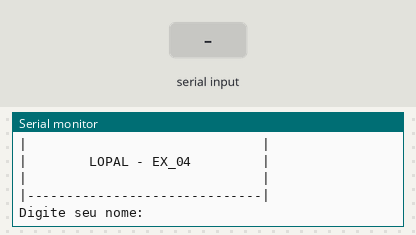
The sketch below on a simulated Arduino Uno, built with avr-gcc and run on an emulated ATmega328P. Shown: the last lines printed to the serial monitor. The inputs (shaded band) are chosen by the test bench.

Above: at 1.2 s.
1.3 s: "90,45\n" received over Serial
At 2.6 s:
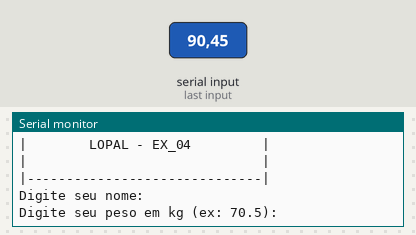
3.3 s: "30,150\n" received over Serial
At 4.9 s:
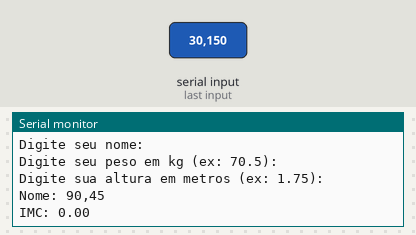

The sketch:

04_calculo_do_imc1.ino
```cpp
//Faça um programa que receba o nome, o peso e a altura de uma
//pessoa. Calcule e imprima o nome e o IMC dessa pessoa - IMC = peso / (altura * altura).
// Variáveis

void setup()
{
  Serial.begin(9600); // Inicia a comunicação serial
}

String nome = "";
float peso = 0;
float altura = 0;
float imc = 0;

void loop()
{
  //cabeçalho
  Serial.println ("|------------------------------|");//primeira linha
  Serial.println ("|                              |");//segunda linha
  Serial.println ("|        LOPAL - EX_04         |");//terceira linha
  Serial.println ("|                              |");//quarta linha
  Serial.println ("|------------------------------|");//quinta linha

  // Entrada
  Serial.println("Digite seu nome:");
  while (!Serial.available()) {}
  nome = Serial.readStringUntil('\n');
  nome.trim();
  delay(500);

  Serial.println("Digite seu peso em kg (ex: 70.5):");
  while (!Serial.available()) {}
  peso = Serial.parseFloat();
  delay(500);

  Serial.println("Digite sua altura em metros (ex: 1.75):");
  while (!Serial.available()) {}
  altura = Serial.parseFloat();
  delay(500);

  // Processamento
  imc = peso / (altura * altura);

  // Saída

  Serial.print("Nome: ");
  Serial.println(nome);
  Serial.print("IMC: ");
  Serial.println(imc, 2);

  delay(3000);
}
```

Measured:
- after the input at 1.3 s, the serial monitor: prints a new line after 0.51 s (image 1)
- after the input at 3.3 s, the serial monitor: prints a new line after 0.50 s (image 2)
